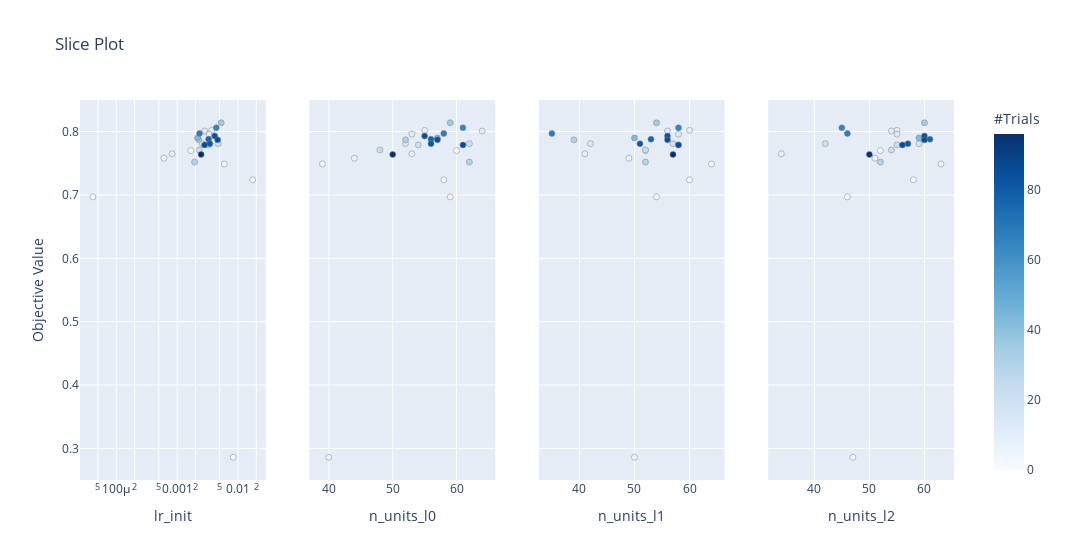

Notebook source saved alongside this figure:
### Markdown cell above
## Visualizing Individual Hyperparameters

### Code cell
from optuna.visualization import plot_slice

plot_slice(study)

### Figure 1 — Plotly figure (JSON) as saved in the notebook; plotly's stock layout.template omitted (floating-point values rounded to 4 significant figures)
{"data": [{"marker": {"color": [0, 1, 2, 3, 4, 6, 8, 9, 11, 12, 15, 20, 21, 22, 29, 31, 35, 43, 65, 68, 77, 81, 84, 85, 86, 96], "colorbar": {"title": {"text": "#Trials"}, "x": 1, "xpad": 40}, "colorscale": [[0, "rgb(247,251,255)"], [0.125, "rgb(222,235,247)"], [0.25, "rgb(198,219,239)"], [0.375, "rgb(158,202,225)"], [0.5, "rgb(107,174,214)"], [0.625, "rgb(66,146,198)"], [0.75, "rgb(33,113,181)"], [0.875, "rgb(8,81,156)"], [1, "rgb(8,48,107)"]], "line": {"color": "Grey", "width": 0.5}, "showscale": true}, "mode": "markers", "showlegend": false, "type": "scatter", "x": [0.00168, 4.15e-05, 0.01743, 0.008365, 0.00596, 0.0006037, 0.003699, 0.000829, 0.002837, 0.003338, 0.002602, 0.004735, 0.003288, 0.002297, 0.001935, 0.00227, 0.005297, 0.002167, 0.004403, 0.002331, 0.003288, 0.003453, 0.004146, 0.004629, 0.002822, 0.002477], "xaxis": "x", "y": [0.77, 0.697, 0.724, 0.286, 0.749, 0.758, 0.802, 0.765, 0.801, 0.796, 0.781, 0.781, 0.779, 0.771, 0.752, 0.787, 0.814, 0.79, 0.806, 0.797, 0.788, 0.781, 0.793, 0.787, 0.779, 0.764], "yaxis": "y"}, {"marker": {"color": [0, 1, 2, 3, 4, 6, 8, 9, 11, 12, 15, 20, 21, 22, 29, 31, 35, 43, 65, 68, 77, 81, 84, 85, 86, 96], "colorbar": {"title": {"text": "#Trials"}, "x": 1, "xpad": 40}, "colorscale": [[0, "rgb(247,251,255)"], [0.125, "rgb(222,235,247)"], [0.25, "rgb(198,219,239)"], [0.375, "rgb(158,202,225)"], [0.5, "rgb(107,174,214)"], [0.625, "rgb(66,146,198)"], [0.75, "rgb(33,113,181)"], [0.875, "rgb(8,81,156)"], [1, "rgb(8,48,107)"]], "line": {"color": "Grey", "width": 0.5}, "showscale": false}, "mode": "markers", "showlegend": false, "type": "scatter", "x": [60, 59, 58, 40, 39, 44, 55, 53, 64, 53, 52, 62, 54, 48, 62, 52, 59, 57, 61, 58, 56, 56, 55, 57, 61, 50], "xaxis": "x2", "y": [0.77, 0.697, 0.724, 0.286, 0.749, 0.758, 0.802, 0.765, 0.801, 0.796, 0.781, 0.781, 0.779, 0.771, 0.752, 0.787, 0.814, 0.79, 0.806, 0.797, 0.788, 0.781, 0.793, 0.787, 0.779, 0.764], "yaxis": "y2"}, {"marker": {"color": [0, 1, 2, 3, 4, 6, 8, 9, 11, 12, 15, 20, 21, 22, 29, 31, 35, 43, 65, 68, 77, 81, 84, 85, 86, 96], "colorbar": {"title": {"text": "#Trials"}, "x": 1, "xpad": 40}, "colorscale": [[0, "rgb(247,251,255)"], [0.125, "rgb(222,235,247)"], [0.25, "rgb(198,219,239)"], [0.375, "rgb(158,202,225)"], [0.5, "rgb(107,174,214)"], [0.625, "rgb(66,146,198)"], [0.75, "rgb(33,113,181)"], [0.875, "rgb(8,81,156)"], [1, "rgb(8,48,107)"]], "line": {"color": "Grey", "width": 0.5}, "showscale": false}, "mode": "markers", "showlegend": false, "type": "scatter", "x": [52, 54, 60, 50, 64, 49, 60, 41, 56, 58, 42, 57, 58, 52, 52, 39, 54, 50, 58, 35, 53, 51, 56, 56, 58, 57], "xaxis": "x3", "y": [0.77, 0.697, 0.724, 0.286, 0.749, 0.758, 0.802, 0.765, 0.801, 0.796, 0.781, 0.781, 0.779, 0.771, 0.752, 0.787, 0.814, 0.79, 0.806, 0.797, 0.788, 0.781, 0.793, 0.787, 0.779, 0.764], "yaxis": "y3"}, {"marker": {"color": [0, 1, 2, 3, 4, 6, 8, 9, 11, 12, 15, 20, 21, 22, 29, 31, 35, 43, 65, 68, 77, 81, 84, 85, 86, 96], "colorbar": {"title": {"text": "#Trials"}, "x": 1, "xpad": 40}, "colorscale": [[0, "rgb(247,251,255)"], [0.125, "rgb(222,235,247)"], [0.25, "rgb(198,219,239)"], [0.375, "rgb(158,202,225)"], [0.5, "rgb(107,174,214)"], [0.625, "rgb(66,146,198)"], [0.75, "rgb(33,113,181)"], [0.875, "rgb(8,81,156)"], [1, "rgb(8,48,107)"]], "line": {"color": "Grey", "width": 0.5}, "showscale": false}, "mode": "markers", "showlegend": false, "type": "scatter", "x": [52, 46, 58, 47, 63, 51, 55, 34, 54, 55, 59, 42, 55, 54, 52, 60, 60, 59, 45, 46, 61, 57, 60, 60, 56, 50], "xaxis": "x4", "y": [0.77, 0.697, 0.724, 0.286, 0.749, 0.758, 0.802, 0.765, 0.801, 0.796, 0.781, 0.781, 0.779, 0.771, 0.752, 0.787, 0.814, 0.79, 0.806, 0.797, 0.788, 0.781, 0.793, 0.787, 0.779, 0.764], "yaxis": "y4"}], "layout": {"title": {"text": "Slice Plot"}, "width": 1200, "xaxis": {"anchor": "y", "domain": [0, 0.2125], "title": {"text": "lr_init"}, "type": "log"}, "xaxis2": {"anchor": "y2", "domain": [0.2625, 0.475], "title": {"text": "n_units_l0"}}, "xaxis3": {"anchor": "y3", "domain": [0.525, 0.7375], "title": {"text": "n_units_l1"}}, "xaxis4": {"anchor": "y4", "domain": [0.7875, 1], "title": {"text": "n_units_l2"}}, "yaxis": {"anchor": "x", "domain": [0, 1], "title": {"text": "Objective Value"}}, "yaxis2": {"anchor": "x2", "domain": [0, 1], "matches": "y", "showticklabels": false}, "yaxis3": {"anchor": "x3", "domain": [0, 1], "matches": "y", "showticklabels": false}, "yaxis4": {"anchor": "x4", "domain": [0, 1], "matches": "y", "showticklabels": false}}}
